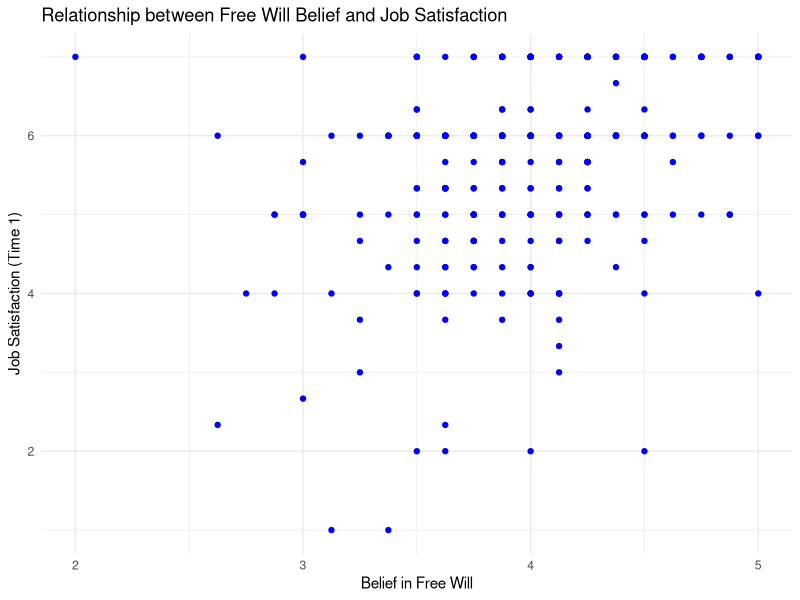
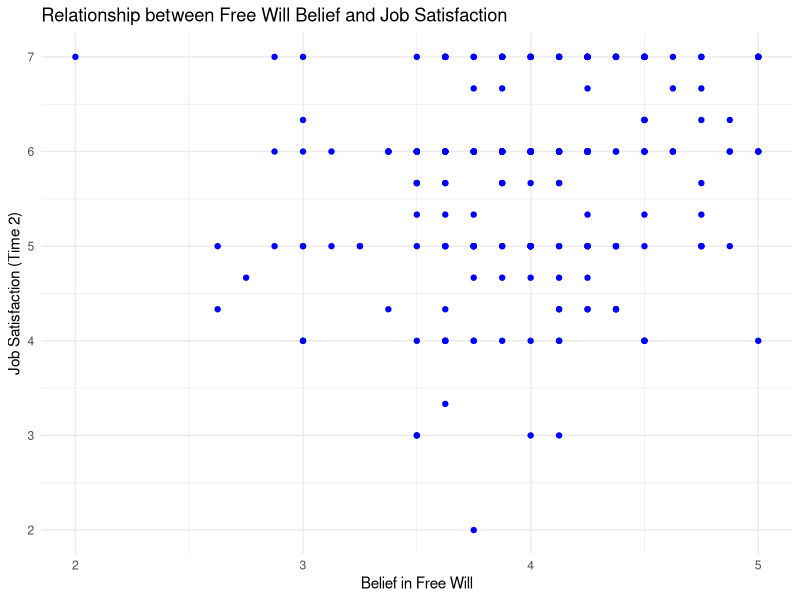
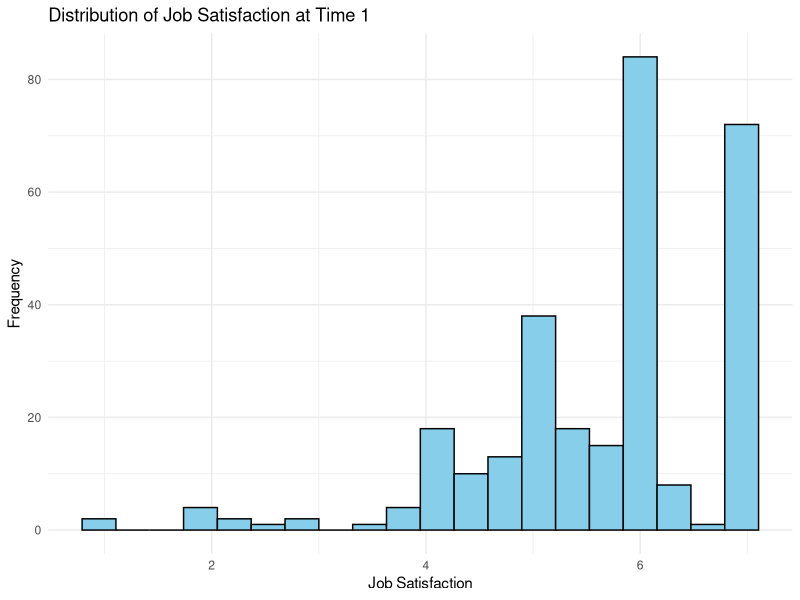
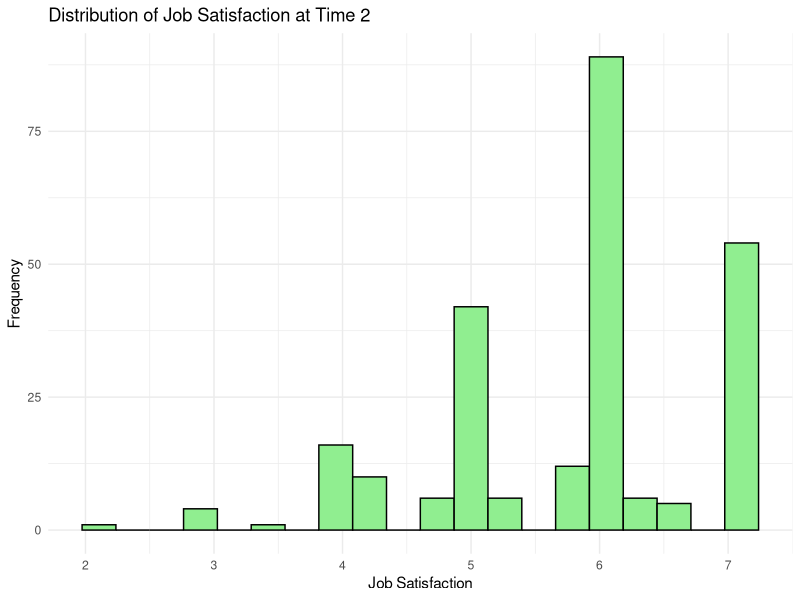

Source code (R) for these figures, in order:
## ---- chunk 1
#| include: false
#| warning: false
#| message: false

library(tidyverse)
library(ggplot2)
library(dplyr)
library(tidyr)


data <- read.csv("FW satisfaction-Study 1-data.csv")
## ---- chunk 2
#| echo: false
#| eval: true
#| label: fig-1
#| fig-cap: "Job Satisfaction (Time 1)"
#| warning: false

# Plot the raw data
ggplot(data, aes(x = freewill, y = JS)) +
  geom_point(color = "blue") +
  labs(title = "Relationship between Free Will Belief and Job Satisfaction",
       x = "Belief in Free Will",
       y = "Job Satisfaction (Time 1)") +
  theme_minimal()
## ---- chunk 3
#| echo: false
#| eval: true
#| label: fig-2
#| fig-cap: "Job Satisfaction (Time 2)"
#| warning: false

# Plot the raw data
ggplot(data, aes(x = freewill, y = W2JS)) +
  geom_point(color = "blue") +
  labs(title = "Relationship between Free Will Belief and Job Satisfaction",
       x = "Belief in Free Will",
       y = "Job Satisfaction (Time 2)") +
  theme_minimal()
## ---- chunk 4
#| echo: false
#| eval: true
#| label: fig-3
#| fig-cap: "Distribution of Job Satisfaction at Time 1"
#| warning: false

ggplot(data, aes(x = JS)) +
  geom_histogram(fill = "skyblue", color = "black", bins = 20) +
  labs(title = "Distribution of Job Satisfaction at Time 1",
       x = "Job Satisfaction",
       y = "Frequency") +
  theme_minimal()
## ---- chunk 5
#| echo: false
#| eval: true
#| label: fig-4
#| fig-cap: "Distribution of Job Satisfaction at Time 2"
#| warning: false

ggplot(data, aes(x = W2JS)) +
  geom_histogram(fill = "lightgreen", color = "black", bins = 20) +
  labs(title = "Distribution of Job Satisfaction at Time 2",
       x = "Job Satisfaction",
       y = "Frequency") +
  theme_minimal()
